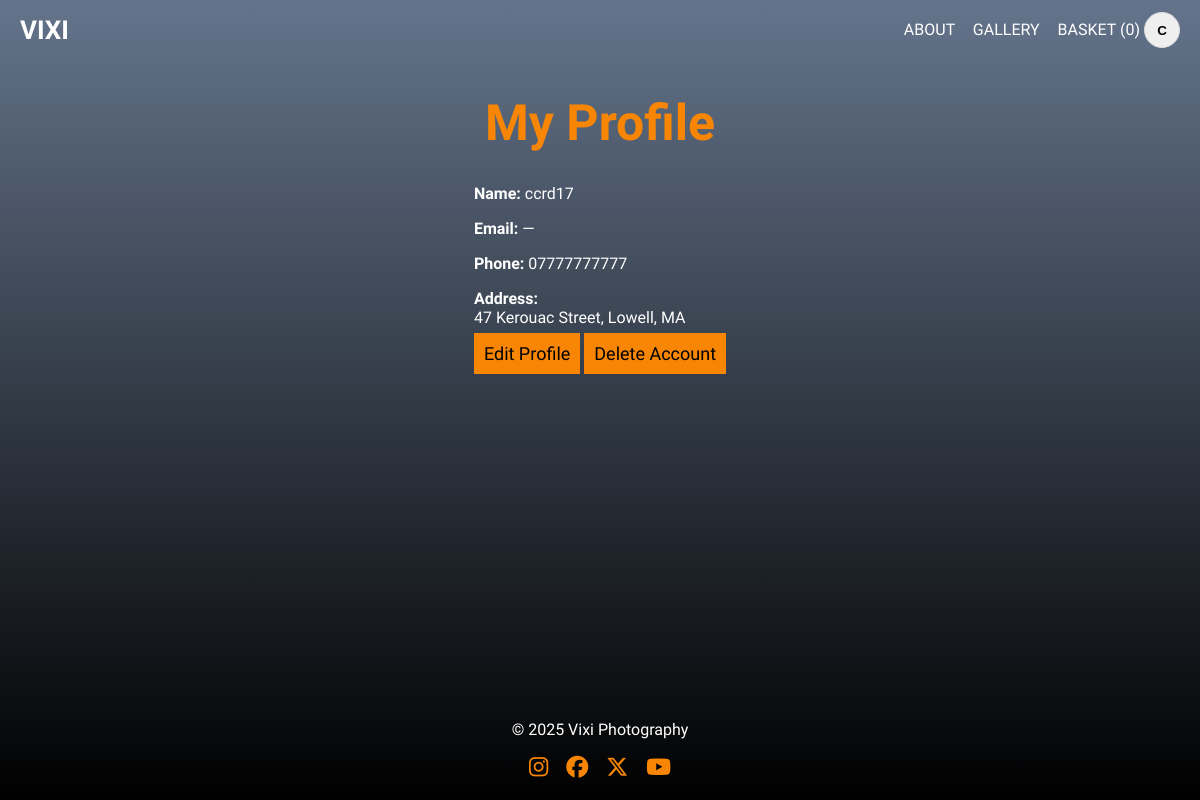
/accounts/profile/ (signed in), run on the app's committed database.
### accounts/models.py (models this page shows, shortened)
class Profile(models.Model):
    user = models.OneToOneField(settings.AUTH_USER_MODEL,
                                on_delete=models.CASCADE)
    display_name = models.CharField(max_length=100, blank=True)
    address = models.TextField(blank=True)
    phone = models.CharField(
        max_length=15,
        blank=True,
        validators=[RegexValidator
                    (r'^\+?[0-9\s\-]+$', 'Enter a valid phone number.')]
    )

### accounts/views.py (the view)
# urls.py: path("profile/", views.profile_view, name="profile"),
@login_required
def profile_view(request):
    profile, _ = Profile.objects.get_or_create(user=request.user)
    return render(request, "accounts/profile.html", {"profile": profile})

### orders/context_processors.py (called while the page is built)
def cart_count(request):
    cart = request.session.get("cart", {})
    total = 0
    for v in cart.values():
        total += int(v.get("qty", 0)) if isinstance(v, dict) else int(v)
    return {"cart_count": total}

### templates/accounts/profile.html (shortened to what this page needs)
{% extends 'base.html' %}
{% block content %}
<h1>My Profile</h1>
<p><strong>Name:</strong> {{ profile.display_name|default:user.username }}</p>
<p><strong>Email:</strong> {{ user.email|default:"—" }}</p>
<p><strong>Phone:</strong> {{ profile.phone|default:"—" }}</p>
<p><strong>Address:</strong><br>{{ profile.address|linebreaksbr|default:"—" }}</p>
<a class="btn-book" href="{% url 'profile_edit' %}">Edit Profile</a>
<a class="btn-book" href="{% url 'account_delete' %}">Delete Account</a>
{% endblock %}

### templates/base.html (shortened to what this page needs)
{% load static %}
<!doctype html>
<html lang="en">
<head>
  <link rel="stylesheet" href="{% static 'css/style.css' %}">
  <link rel="stylesheet" href="{% static 'css/style.css' %}">
</head>
<body class="page {% block body_class %}{% endblock %}">
  <header class="nav">
    <a class="brand btn" href="{% url 'home' %}">VIXI</a>
    <nav class="nav-links">
      <a href="{% url 'about' %}" class="btn">ABOUT</a>
      <a href="{% url 'gallery_index' %}" class="btn">GALLERY</a>
      <a href="{% url 'cart' %}" class="btn">BASKET ({{ cart_count|default:0 }})</a>
      {% if user.is_authenticated %}
  <div class="profile">
    <button class="avatar" id="avatarBtn" aria-haspopup="menu" aria-expanded="false">
      {{ user.username|first|upper }}
    </button>
  </div>
{% else %}
  <a href="{% url 'login' %}">LOGIN</a>
{% endif %}
    </nav>
  </header>
  <main class="container">
    {% block content %}{% endblock %}
  </main>
  <footer class="footer">
    <p>© 2025 Vixi Photography</p>
    <div class="social-links">
      <a href="https://instagram.com" target="_blank" aria-label="Instagram"><i class="fab fa-instagram"></i></a>
      <a href="https://facebook.com" target="_blank" aria-label="Facebook"><i class="fab fa-facebook"></i></a>
      <a href="https://x.com" target="_blank" aria-label="X"><i class="fab fa-x-twitter"></i></a>
      <a href="https://youtube.com" target="_blank" aria-label="youtube"><i class="fab fa-youtube"></i></a>
    </div>
  </footer>
</body>
</html>

### static/css/style.css (style rules this page uses)
body { background: linear-gradient(to bottom, #64748B 0%, #000 100%); background-repeat: no-repeat; background-attachment: fixed; color: #fff; font-family: Marcellus, Arial, sans-serif; margin: 0; padding: 0; display: flex; flex-direction: column; min-height: 100vh; }
h1 { font-family: Marcellus, Arial, sans-serif; text-align: center; margin-bottom: 2rem; font-size: 50px; color: #f88604; }
.profile { position: relative; display: inline-block; }
.avatar { width: 36px; height: 36px; border-radius: 9999px; border: 1px solid #ddd; display: grid; place-items: center; font-weight: 700; cursor: pointer; }
.page { margin:0; }
.container { max-width:1100px; margin:0 auto; flex: 1; }
.nav { background: transparent; color: white; display:flex; justify-content:space-between; align-items:center; padding:12px 20px; }
.brand { font-weight:700; text-decoration:none; color:inherit; font-size: 26px; }
.nav-links a { margin-left:14px; text-decoration:none; color:inherit; }
.btn-book { background: #f88604; color: black; text-decoration: none; font-size: 18px; padding: 10px; font-family: Marcellus, Arial, sans-serif; }
.footer { border-top: 1px solid var(--border); padding: 20px 4vw; text-align: center; background: transparent; color: #fff; }
.social-links { margin-top: 8px; display: flex; justify-content: center; gap: 18px; font-size: 22px; }
.social-links a { text-decoration: none; transition: transform .2s; color: #f88604 !important; }
.social-links i { font-size: 22px; color: var(--fg); }
html, body { height: 100%; }

### data on the page
Profile: display_name "ccrd17", phone "07777777777", address "47 Kerouac Street, Lowell, MA"

### other printed values
{{ cart_count|default:0 }} "0"
{{ user.username|first|upper }} "C"
{{ user.email|default:"—" }} "—"
